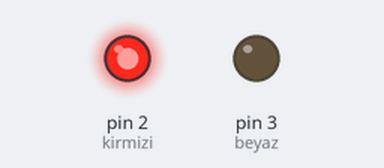
Recording of a sketch running on a simulated Arduino Uno, built with avr-gcc and run on an emulated ATmega328P. Shown: output pins drawn as LEDs (lit = HIGH).

Above: at 1.0 s.
At 5.5 s:
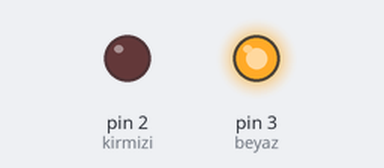
Timing chart, 0 to 6.9 s (numbered marks = the images above):
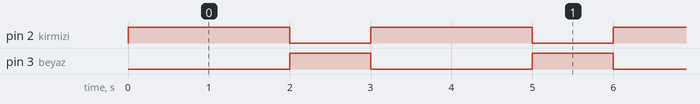

The sketch:

sumeyye.ino
```cpp
int kirmizi=2;
int beyaz=3;
void setup()
{
  pinMode(kirmizi, OUTPUT);
  pinMode(beyaz, OUTPUT);
}

void loop()
{
  digitalWrite(kirmizi, 1);
  digitalWrite(beyaz, 0);
  delay(2000); // Wait for 1000 millisecond(s)
  digitalWrite(kirmizi, 0);
  digitalWrite(beyaz,1);
  delay(1000); // Wait for 1000 millisecond(s)
}
```

Measured:
- by itself, pin 2 (kirmizi): alternates HIGH for 2.0 s and LOW for 1.0 s
- by itself, pin 3 (beyaz): alternates HIGH for 1.0 s and LOW for 2.0 s
